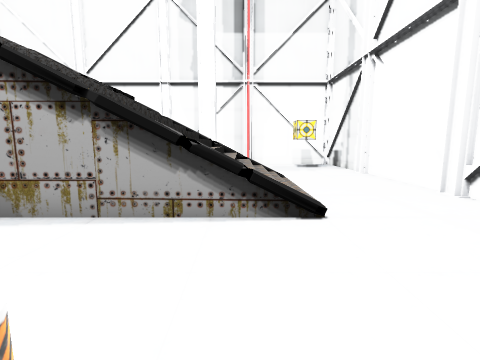
View 1 (above)

18 first-person views from a walk through a Unity game level. The camera is 1.3 m above the floor, tilts 8° down and sees 85° across. The floor is counted in squares, 1 m on a side. Each view is taken from the middle of a square. On the plan, view 1 faces up. The plan holds only what a view shows up to about 13 squares ahead; the rest is blank. The place goes on beyond the plan. The player is left out. Some surface patterns are stand-ins.

View 2
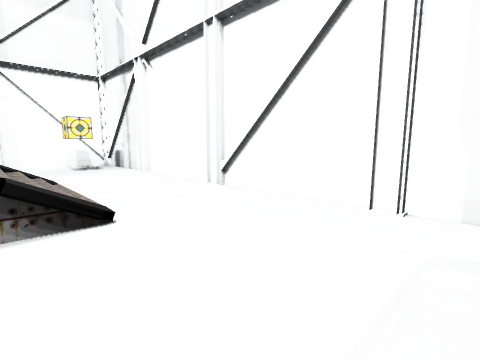

View 3
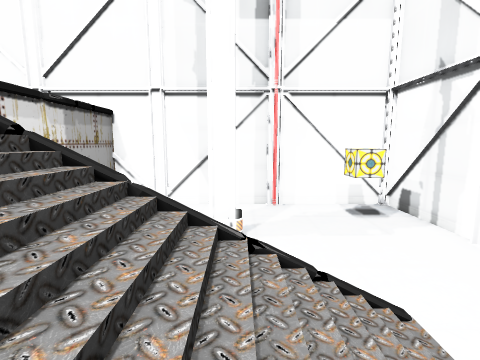

View 4
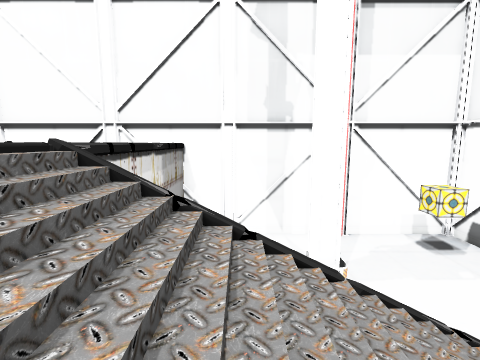

View 5
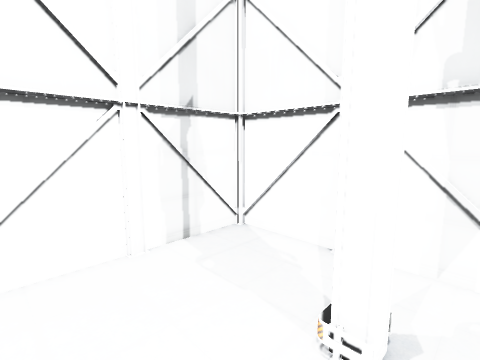

View 6
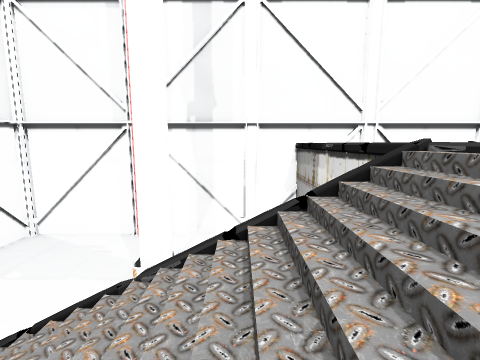

View 7
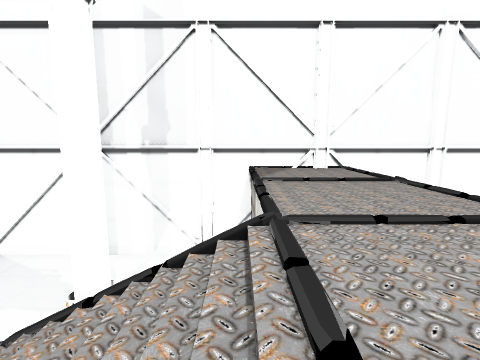

View 8
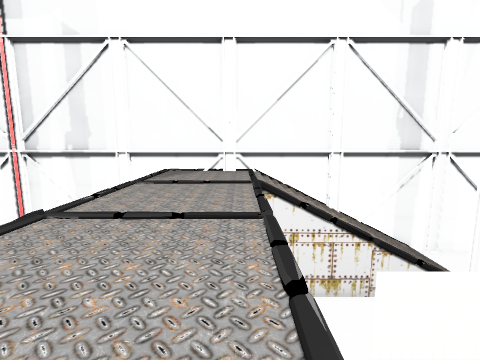

View 9
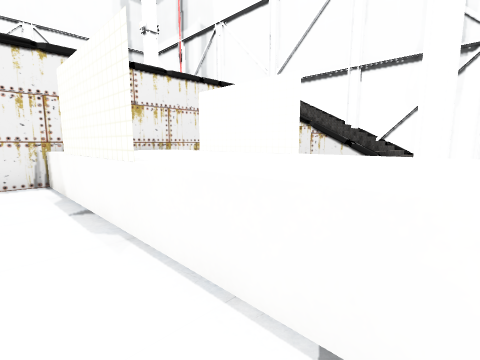

View 10
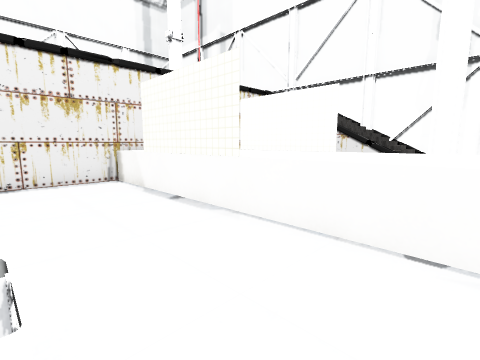

View 11
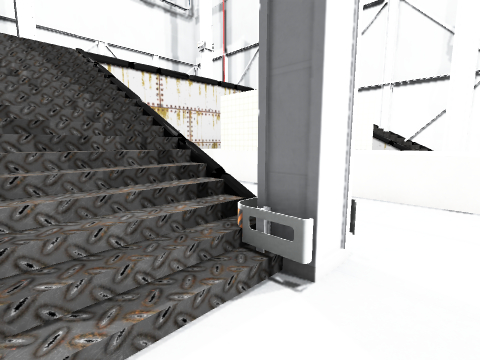

View 12
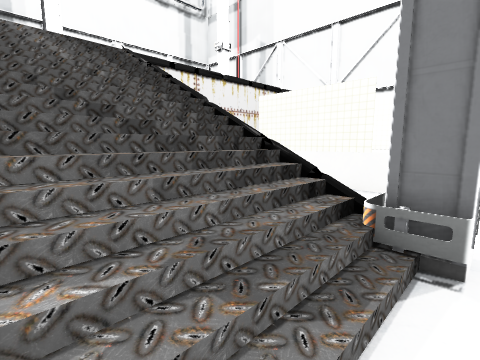

View 13
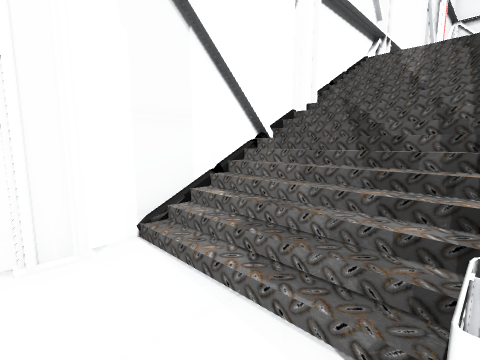

View 14
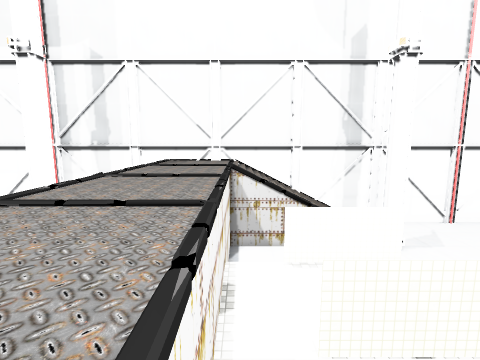

View 15
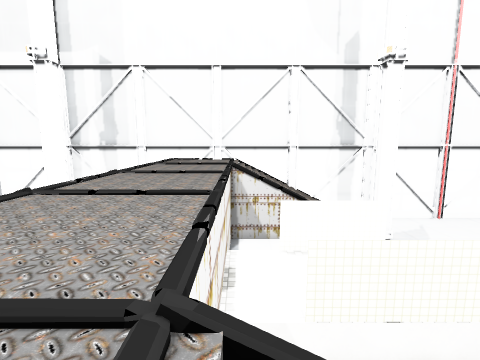

View 16
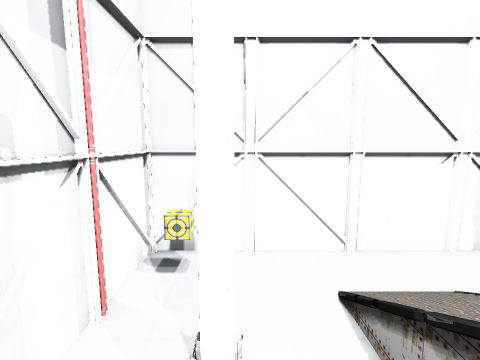

View 17
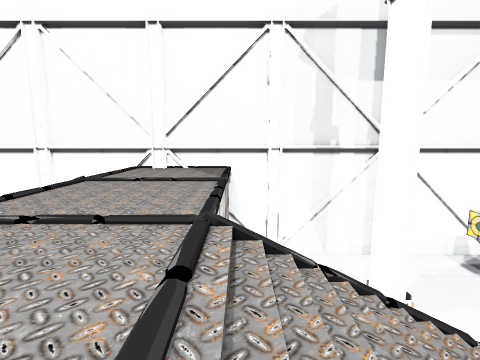

View 18
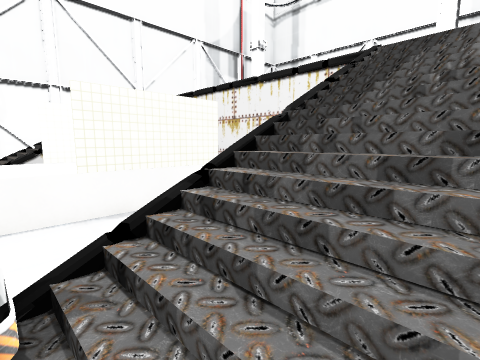

### Floor plan
Key: @ floor where view 1 was taken; # wall or solid block; . main floor; : floor 4 m higher than the main floor; / step, stairs or slope; = window, fence, low wall or low ledge; ^ raised ledge; O other object.
Columns run from 20 left of view 1 to 6 right of it. Each row starts with its distance up from view 1.
 17 ##########  ###  ########
 16 #./=////=####O####......###
 15 ..////////       ......OO##
 14  .////////        .....OO.#
 13 .##///////        ##......#
 12 .##.......   :    ##......#
 11 ..........         .......#
 10 ..........         .......#
  9 ..........:   ............#
  8 ^^^^####^^    ////////...##
  7 ^^^^^^^^^^    ////////...##
  6 ^^^^^^^^^^    ////////...##
  5 ^^^^####^^    ////////...##
  4   ....  ..    ............#
  3   ...            .........#
  2 ....  ....        ........#
  1 .##.......        ##......#
  0  ##///////       .##@.....#
 -1  .////////       .........#
 -2 ..////////       ........##
 -3 #./=////=####O####......###
 -4 ##########################

Positions as (right, up) in squares from view 1, and headings:
1: (0, 0), facing up
2: (0, 0), facing up-right
3: (-1, 5), facing up
4: (-4, 5), facing up
5: (-3, 5), facing down-right
6: (-4, 8), facing down
7: (-6, 8), facing down
8: (-10, 9), facing down
9: (-20, 10), facing down-right
10: (-20, 12), facing down-right
11: (-20, 15), facing down-right
12: (-19, 16), facing down-right
13: (-20, 13), facing up-right
14: (-11, 13), facing down
15: (-11, 14), facing down
16: (-7, 12), facing right
17: (-6, 5), facing up
18: (-18, -2), facing up-right
